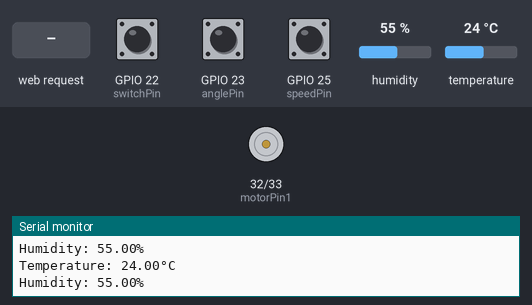
Bench run of a program on a simulated ESP32. Shown: motor-driver pin pairs drawn as motors (green arrow = first pin HIGH = forward, orange = second pin HIGH = backward, longer = more drive), the last lines printed to the serial monitor. The inputs (shaded band) are chosen by the test bench; at power-on: GPIO 22 (switchPin) HIGH, GPIO 23 (anglePin) HIGH, GPIO 25 (speedPin) HIGH, humidity 55 %, temperature 24 °C. WiFi joins after 1.5 s; servers stay silent unless stated.

Above: at 3.2 s.
3.3 s: HTTP request GET /FORWARD received
At 3.6 s:
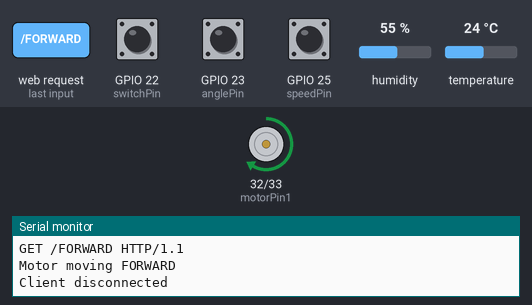
4.8 s: GPIO 22 (switchPin) pulled LOW for 0.15 s
At 5.9 s:
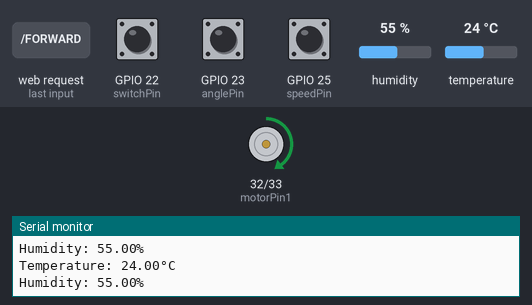
6.4 s: HTTP request GET /REVERSE received
At 7.1 s:
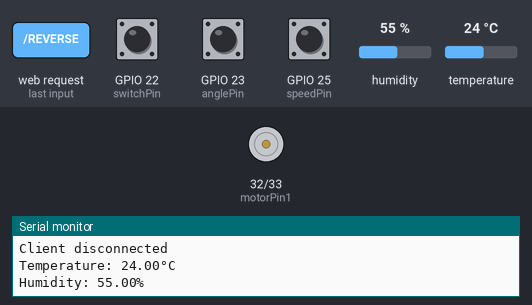
7.9 s: GPIO 23 (anglePin) pulled LOW for 0.15 s
At 8.3 s:
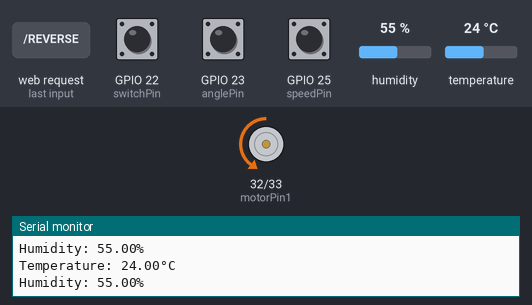
9.5 s: GPIO 25 (speedPin) pulled LOW for 0.15 s
At 10.7 s:
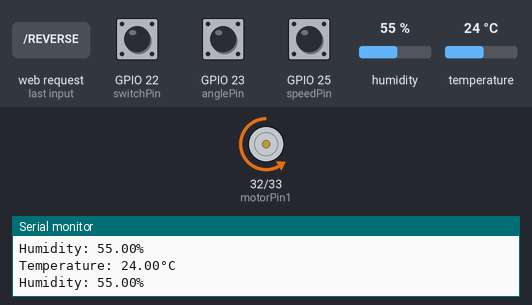
11.1 s: GPIO 25 (speedPin) pulled LOW for 1 s
At 11.9 s:
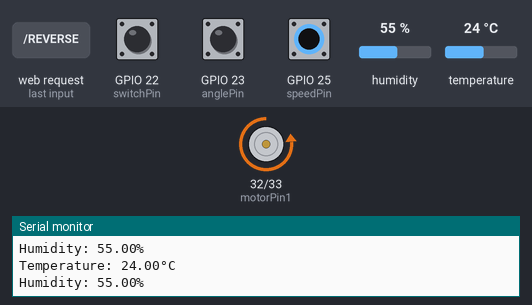
Timing chart, 0 to 14.1 s (numbered marks = the images above; inputs shaded):
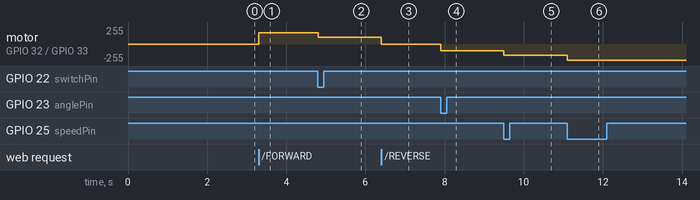

Measured:
- after the input at 3.3 s, motor on GPIO 32 (motorPin1) / GPIO 33 (motorPin2): stopped → forward 170/255 at once
- after the input at 4.8 s, motor on GPIO 32 (motorPin1) / GPIO 33 (motorPin2): forward 170/255 → forward 100/255 at once
- after the input at 6.4 s, motor on GPIO 32 (motorPin1) / GPIO 33 (motorPin2): forward 100/255 → stopped at once
- after the input at 7.9 s, motor on GPIO 32 (motorPin1) / GPIO 33 (motorPin2): stopped → backward 100/255 at once
- after the input at 9.5 s, motor on GPIO 32 (motorPin1) / GPIO 33 (motorPin2): backward 100/255 → backward 170/255 at once
- after the input at 11.1 s, motor on GPIO 32 (motorPin1) / GPIO 33 (motorPin2): backward 170/255 → backward 240/255 at once

The program:

main.cpp
```cpp
#include "extern.h"
#include "physical.h"
#include "temperature.h"
void setup() {
      th_s();
     automatic_FAN_s();
     physcicalS();


}

void loop() {

   physcicalL();
   automatic_FAN_l();
   th_l();

}
```

automatic_FAN.h
```cpp
#include <WiFi.h>
void automatic_FAN_s();
void automatic_FAN_l();
```

extern.h
```cpp
#ifndef COMMON_H
#define COMMON_H
#include "DHT.h"
#include <WiFi.h>
#include <Arduino.h>
// Declare the variables as extern
extern const char* ssid;
extern const char* password;
extern const int motorPin1;
extern const int motorPin2;
extern const int switchPin;
extern const int anglePin;
extern const int speedPin;

extern WiFiServer server;
// extern bool motorDirection ;  // 电机方向，false表示正转，true表示反转
// extern int currentSpeed;          // 当前速度档位，初始为0表示最低转速
// extern int switchPressCount;
// extern bool motorOpen ;
extern bool fanOn ;     // 风扇状态
extern int motorSpeed ;    // 默认速度 (PWM值, 85 对应慢速)
extern bool reverse ;   // 方向标志
extern int middle;
extern int low;
extern int high;
extern int THIGH ;
extern int TLOW ;
extern int HHIGH;
extern int HLOW;
extern const int DHTPIN;     // 定义DHT11的数据引脚   // DHT 11
extern DHT dht;
#endif // COMMON_H
```

physical.h
```cpp
#include "extern.h"


void toggleSpeed();
void toggleDirection();
void toggleFan();
void physcicalS();
void physcicalL();
void stopMotor();
void startMotor();
void automatic_FAN_s();
void automatic_FAN_l();
```

temperature.h
```cpp
void forward();
void backward();
void th_s();
void th_l();
```

automatic_FAN.cpp
```cpp
#include "automatic_FAN.h"
#include "extern.h"
#include "physical.h"
// Wi-Fi credentials
// char* ssid = "Redmi Note 13 Pro";
// char* password = "zhx130196";

// // Motor control pins
// int motorPin1 = 32; // 电机控制引脚1
// int motorPin2 = 33; // 电机控制引脚2

// // Create a WiFi server on port 80
// WiFiServer server(80);

void automatic_FAN_s() {

  WiFi.begin(ssid, password);
  while (WiFi.status() != WL_CONNECTED) {
    delay(1000);
    Serial.println("Connecting to WiFi...");
  }
  Serial.println("Connected to WiFi");

  // Start the server
  server.begin();
  Serial.println("Server started");
}

void automatic_FAN_l() {
  // Check if a client has connected
  WiFiClient client = server.available();
  if (!client) {
    return;
  }

  Serial.println("New Client connected");

  // Wait until the client sends some data
  while (!client.available()) {
    delay(1);
  }

  // Read the request line
  String request = client.readStringUntil('\r');
  Serial.println(request);
  client.flush();

  // Handle the request
  if (request.indexOf("GET /FORWARD") >= 0) {
    // Forward direction
   analogWrite(motorPin1, middle);
   analogWrite(motorPin2, 0);
    Serial.println("Motor moving FORWARD");
  } else if (request.indexOf("GET /REVERSE") >= 0) {
    // Reverse direction
   stopMotor();
    Serial.println("Motor moving REVERSE");

  } else if (request.indexOf("highTemp=") >= 0) {
      String highTempStr = request.substring(request.indexOf("highTemp=") + 9);
      highTempStr = highTempStr.substring(0, highTempStr.indexOf('&'));
      THIGH = highTempStr.toInt();
      Serial.print("Updated THIGH: ");
      Serial.println(THIGH);
      String lowTempStr = request.substring(request.indexOf("lowTemp=") + 8);
      lowTempStr = lowTempStr.substring(0, lowTempStr.indexOf(' '));
      TLOW = lowTempStr.toInt();
      Serial.print("Updated TLOW: ");
      Serial.println(TLOW);
    }
    // else if (request.indexOf("lowTemp=") >= 0) {

    // }
    else if (request.indexOf("highHum=") >= 0) {
      String highHumStr = request.substring(request.indexOf("highHum=") + 8);
      highHumStr = highHumStr.substring(0, highHumStr.indexOf('&'));
      HHIGH = highHumStr.toInt();
      Serial.print("Updated highHum: ");
      Serial.println(HHIGH);
      String lowHumStr = request.substring(request.indexOf("lowHum=") + 7);
      lowHumStr = lowHumStr.substring(0, lowHumStr.indexOf(' '));
      HLOW = lowHumStr.toInt();
      Serial.print("Updated lowHum: ");
      Serial.println(HLOW);
    }
    // else if (request.indexOf("lowHum=") >= 0) {

    // }

  // Send HTTP response
  client.println("HTTP/1.1 200 OK");
  client.println("Command received");

  delay(1);
  client.stop();
  Serial.println("Client disconnected");
}
```

exvar.cpp
```cpp
#include "extern.h"


// Define the variables
const char* ssid = "Redmi Note 13 Pro";
const char* password = "zhx130196";

const int motorPin1 = 32; // 电机控制引脚1
const int motorPin2 = 33; // 电机控制引脚2
const int switchPin = 22;
const int anglePin = 23;
const int speedPin = 25;
const int DHTPIN=18;
WiFiServer server(80);
bool motorDirection = false;  // 电机方向，false表示正转，true表示反转
bool motorOpen = false;
int currentSpeed = 0;          // 当前速度档位，初始为0表示最低转速
int switchPressCount = 1;

bool fanOn = false;     // 风扇状态
int motorSpeed = 100;    // 默认速度 (PWM值, 85 对应慢速)
bool reverse = false;   // 方向标志
int middle = 170;
int low =100;
int high = 240;
int THIGH = 0;
int TLOW =0;
int HHIGH=0;
int HLOW=0;
     // 定义DHT11的数据引脚   // DHT 11
DHT dht(DHTPIN, DHT11);
```

physcial.cpp
```cpp
#include "extern.h"
#include "thread"
#include "physical.h"
#include "temperature.h"
void startMotor() {
  if (reverse) {
    analogWrite(motorPin1, 0);
    analogWrite(motorPin2, motorSpeed);
  } else {
    analogWrite(motorPin1, motorSpeed);
    analogWrite(motorPin2, 0);
  }
}

void stopMotor() {
  analogWrite(motorPin1, 0);
  analogWrite(motorPin2, 0);
}

void toggleSpeed() {
  // 循环切换三个速度等级
  if (motorSpeed == low) {
    motorSpeed = middle; // 中速
  } else if (motorSpeed == middle) {
    motorSpeed = high; // 高速
  } else {
    motorSpeed = low; // 低速
  }
  // 调整电机速度
  startMotor();
}

void toggleDirection() {
  reverse = !reverse; // 切换方向标志
  // 调整电机方向
  startMotor();
}


void toggleFan() {
  fanOn = !fanOn; // 切换风扇状态
  if (fanOn) {
    startMotor();
  } else {
    stopMotor();
  }
}
void physcicalS(){

  pinMode(switchPin, INPUT_PULLUP);
  pinMode(speedPin, INPUT_PULLUP);
  pinMode(anglePin, INPUT_PULLUP);
  pinMode(motorPin1, OUTPUT);
  pinMode(motorPin2, OUTPUT);
  // 初始化电机停止状态
  stopMotor();
}


unsigned long lastDebounceTime = 0;  // 上一次去抖动时间
const unsigned long debounceDelay = 50;  // 去抖动延时（毫秒）

void physcicalL() {
  unsigned long currentTime = millis();

  // 检查开关状态
  if (digitalRead(switchPin) == LOW) {
    if ((currentTime - lastDebounceTime) > debounceDelay) {
      toggleFan();
      lastDebounceTime = currentTime;
      while (digitalRead(switchPin) == LOW);
    }
  }

  if (fanOn) {
    if (digitalRead(anglePin) == LOW) {
      if ((currentTime - lastDebounceTime) > debounceDelay) {
        toggleDirection();
        lastDebounceTime = currentTime;
        while (digitalRead(anglePin) == LOW);
      }
    }

    if (digitalRead(speedPin) == LOW) {
      if ((currentTime - lastDebounceTime) > debounceDelay) {
        toggleSpeed();
        lastDebounceTime = currentTime;
        while (digitalRead(speedPin) == LOW);
      }
    }
  }

}
```

temp_hum.cpp
```cpp
#include <Arduino.h>
#include "DHT.h" //加载DHT11库
#include "temperature.h"
#include "extern.h"
#include "physical.h"

// const int IA = 26;  //  pin 26 connected to pin IA
// const int IB = 27;  //  pin 27 connected to pin IB

int speed = 240;  // L9110转速设为255


void forward()
{
  analogWrite(motorPin1, 0);
  analogWrite(motorPin2, speed);
}
void backward()
{
  analogWrite(motorPin1, speed);
  analogWrite(motorPin2, 0);
}

void th_s()
{
  Serial.begin(115200); //设置波特率为9600
  dht.begin();
}

unsigned long previousMillis = 0;  // 存储上一次读取时间
const long interval = 1000;  // 读取间隔时间（毫秒）

void th_l() {
  unsigned long currentMillis = millis();

  if (currentMillis - previousMillis >= interval) {
    // 保存上一次读取的时间
    previousMillis = currentMillis;

    // 读取温度和湿度
    float t = dht.readTemperature();
    Serial.print(F("Temperature: "));
    Serial.print(t);
    Serial.println(F("°C"));

    float h = dht.readHumidity();
    Serial.print(F("Humidity: "));
    Serial.print(h);
    Serial.println(F("%"));

    // 逻辑判断以控制风扇
    // if ((HHIGH != 0 && HLOW != 0) || (THIGH != 0 && TLOW != 0)) {
      if((HHIGH != 0 && HLOW != 0)){
        if(h > float(HHIGH)){
          speed = high;
        Serial.println("da yu zui da zhi H");
        forward();
        }else if(h < float(HLOW)){
          speed = low;
         Serial.println("xiao yu zui xiao zhi H");
        backward();
        }else if(float(HLOW) <= h&& h <= float(HHIGH)){
             Serial.println("qu jian H");
            stopMotor();
        }

      }
      else if((THIGH != 0 && TLOW != 0)) {
          if(t > float(THIGH)){
          speed = high;
        Serial.println("da yu zui da zhi T");
        forward();
        }else if(t < float(TLOW)){
          speed = low;
         Serial.println("xiao yu zui xiao zhi T");
        backward();
        }else if(float(TLOW) <= t&& t <= float(THIGH)){
             Serial.println("qu jian T");
            stopMotor();
        }

      }
    //   if((h > float(HHIGH)&&t!=0 )|| (t > float(THIGH)&&h!=0)) {
    //     speed = high;
    //     Serial.println("da yu zui da zhi");
    //     forward();
    //   } else if((h < float(HLOW)&&t!=0) || (t < float(TLOW)&&h!=0)) {
    //     speed = low;
    //      Serial.println("xiao yu zui xiao zhi");
    //     backward();
    //   }else if((float(HLOW) <= h&& h <= float(HHIGH))||(float(TLOW) <= t&&t <= float(THIGH))){
    //          Serial.println("qu jian");
    //         stopMotor();
    //   }
    // }else{
    //   stopMotor();
    // }
  // }
  }
}
```
